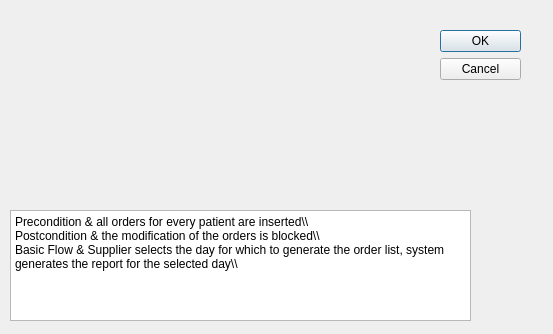
<?xml version="1.0" encoding="UTF-8"?>
<ui version="4.0">
 <class>DialogGetListOrderedDishes</class>
 <widget class="QDialog" name="DialogGetListOrderedDishes">
  <property name="geometry">
   <rect>
    <x>0</x>
    <y>0</y>
    <width>553</width>
    <height>334</height>
   </rect>
  </property>
  <property name="windowTitle">
   <string>Dialog</string>
  </property>
  <widget class="QDialogButtonBox" name="buttonBox">
   <property name="geometry">
    <rect>
     <x>440</x>
     <y>30</y>
     <width>81</width>
     <height>121</height>
    </rect>
   </property>
   <property name="orientation">
    <enum>Qt::Vertical</enum>
   </property>
   <property name="standardButtons">
    <set>QDialogButtonBox::Cancel|QDialogButtonBox::Ok</set>
   </property>
  </widget>
  <widget class="QPlainTextEdit" name="plainTextEdit">
   <property name="geometry">
    <rect>
     <x>10</x>
     <y>210</y>
     <width>461</width>
     <height>111</height>
    </rect>
   </property>
   <property name="plainText">
    <string>Precondition &amp; all orders for every patient are inserted\\
Postcondition &amp; the modification of the orders is blocked\\
Basic Flow &amp; Supplier selects the day for which to generate the order list, system generates the report for the selected day\\</string>
   </property>
  </widget>
 </widget>
 <resources/>
 <connections>
  <connection>
   <sender>buttonBox</sender>
   <signal>accepted()</signal>
   <receiver>DialogGetListOrderedDishes</receiver>
   <slot>accept()</slot>
   <hints>
    <hint type="sourcelabel">
     <x>248</x>
     <y>254</y>
    </hint>
    <hint type="destinationlabel">
     <x>157</x>
     <y>274</y>
    </hint>
   </hints>
  </connection>
  <connection>
   <sender>buttonBox</sender>
   <signal>rejected()</signal>
   <receiver>DialogGetListOrderedDishes</receiver>
   <slot>reject()</slot>
   <hints>
    <hint type="sourcelabel">
     <x>316</x>
     <y>260</y>
    </hint>
    <hint type="destinationlabel">
     <x>286</x>
     <y>274</y>
    </hint>
   </hints>
  </connection>
 </connections>
</ui>
